Frame 1 (no input): blank canvas, image omitted
Frame 60 (the mouse pressed at the canvas centre just before this capture): blank canvas, image omitted
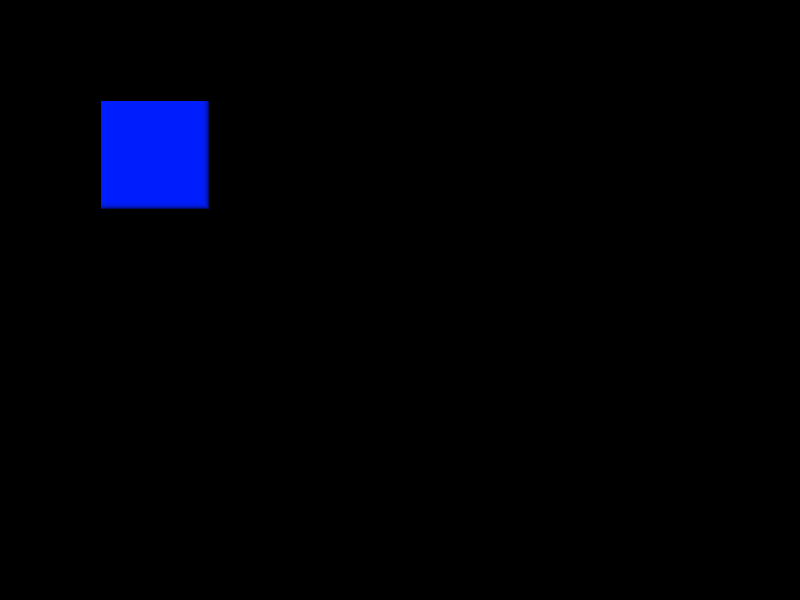
Frame 120 (the mouse held since frame 60 and released just before this capture)

The Processing sketch whose frames 1 and 60 were blank and that drew this single picture after the mouse press (run headless with seeded random() and noise(); from frame 60 on, the mouse is pressed at the canvas centre):

// Processing sketch: processing_1946
// ── processing_1946.pde

float initial_side = 50; 
Square[] squares = new Square[1];  
int count = 0; 
 
 
void setup(){ 
  size(800, 600); 
  background(0,0,0);
  smooth(); 
  colorMode(HSB, 100); 
  squares[0] = new Square(100, 100);
 
} 
 
 
 
void draw(){ 
  fill(100, 0, 0, 20);           
  //rect(0, 0, width, height); 
  for(int i=0; i < count; i++ ){ 
    if(squares[i] != null)
      squares[i].draw();  
  } 
} 
 
void mousePressed(){ 
  count++; 
  squares = (Square[]) expand(squares, count+1); 
  squares[count] = new Square(random(width-initial_side), random(height-initial_side));
} 
 

class Square{ 
  boolean growing = true;
  float obj_x, obj_y, obj_color; 
  float side = 0;
  
  Square (float x, float y){ 
    obj_x = x; 
    obj_y = y;  
    obj_color = random(100); 
    side = initial_side;
  } 
  
  void environmentCollision(){
    // right border 
    if(obj_x > (width - side)) growing = false;
    // left border    
    if(obj_x <= 0) growing = false;                 
     // bottom
    if(obj_y > (height-side)) growing = false;         
   // top 
    if(obj_y <= 0) growing = false;
 }
  
  void othersCollision(){
    for(int i=0;i<squares.length;i++){
      //VERTICAL COLLISION 
      
      if(obj_y+side > (squares[i].obj_y) && obj_y+side < squares[i].obj_y+squares[i].side){ 
        if(obj_x+side >= squares[i].obj_x && obj_x <= squares[i].obj_x+squares[i].side){
          growing = false;
          squares[i].growing = false;
          
        }
      } 
      
      //HORIZONTAL COLLISION
      if(obj_x+side > (squares[i].obj_x) && obj_x+side < squares[i].obj_x+squares[i].side){
        if(obj_y >= squares[i].obj_y && obj_y<= squares[i].obj_y+squares[i].side){
           growing = false;
           squares[i].growing = false;

        }
      }
    }
  }
   
  void draw(){ 
    fill(obj_color, 100, 100, 40);            
    rect(obj_x, obj_y, side, side); 
    environmentCollision();
    othersCollision();
    if(growing)
      side++;
  } 
} 
